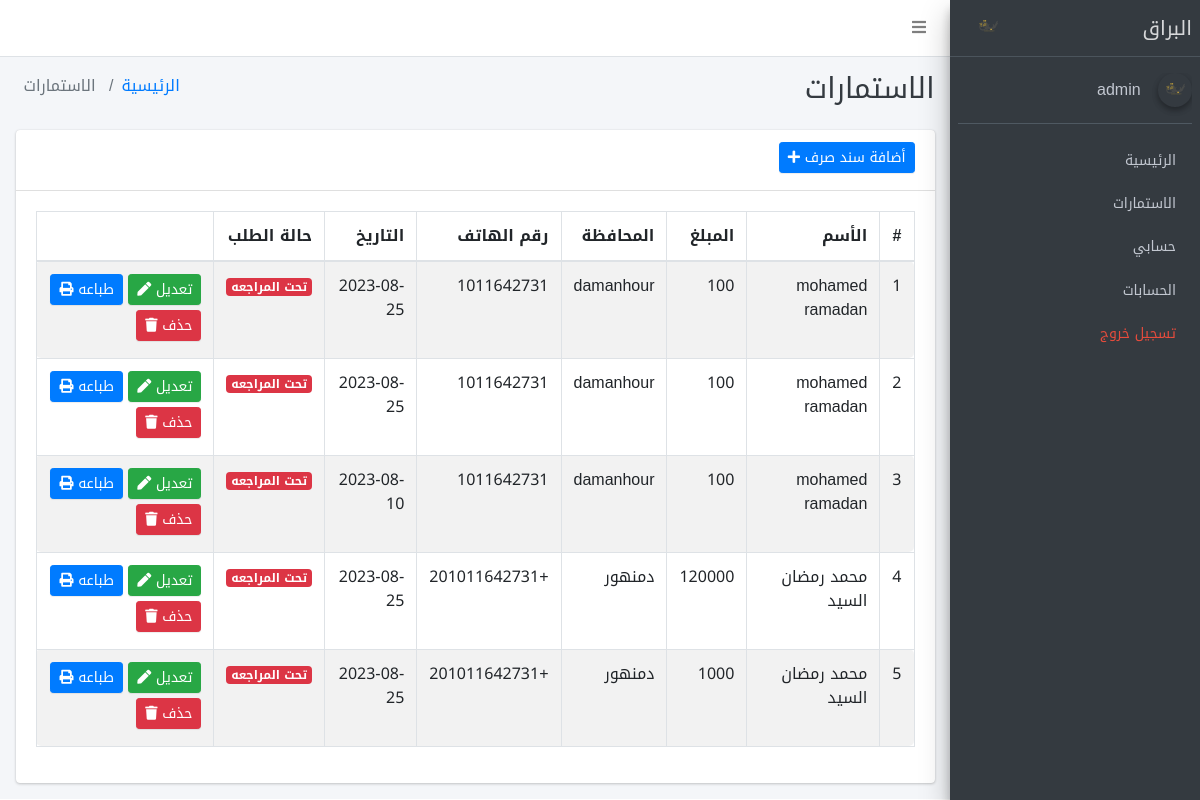
The page /admin/main.php?dir=requests&page=under_report (signed in) on the database its author committed.
### tables this page shows
CREATE TABLE `requests` (
  `id` int NOT NULL,
  `name` varchar(255) NOT NULL,
  `price_request` varchar(100) NOT NULL,
  `city` varchar(200) NOT NULL,
  `phone` varchar(100) NOT NULL,
  `request_order` varchar(200) NOT NULL,
  `status` int NOT NULL DEFAULT '0'
);

### admin/requests/under_report.php (the view, shortened to what this page needs)
<section class="content-header">
    <div class="container-fluid">
        <div class="row mb-2">
            <div class="col-sm-6">
                <h1 class="m-0 text-dark"> الاستمارات </h1>
            </div>
            <div class="col-sm-6">
                <ol class="breadcrumb float-sm-left">
                    <li class="breadcrumb-item"><a href="main.php?dir=dashboard&page=dashboard">الرئيسية</a></li>
                    <li class="breadcrumb-item active"> الاستمارات </li>
                </ol>
            </div>
        </div>
    </div>
</section>
<section class="content">
    <div class="container-fluid">
        <div class="row">
            <div class="col-12">
                <div class="card">
                    <div class="card-header">
                        <button type="button" class="btn btn-primary waves-effect btn-sm" data-toggle="modal" data-target="#add-Modal"> أضافة سند صرف <i class="fa fa-plus"></i> </button>
                    </div>
                    <div class="card-body">
                        <div class="table-responsive">
                            <table id="my_table" class="table table-striped table-bordered">
                                <thead>
                                    <tr>
                                        <th> # </th>
                                        <th>الأسم </th>
                                        <th> المبلغ </th>
                                        <th> المحافظة </th>
                                        <th> رقم الهاتف </th>
                                        <th> التاريخ </th>
                                        <th> حالة الطلب </th>
                                        <th> </th>
                                    </tr>
                                </thead>
                                <tbody>
                                    <?php
                                    $stmt = $connect->prepare("SELECT * FROM requests WHERE status = 0 ORDER BY id DESC");
                                    $stmt->execute();
                                    $allrecord = $stmt->fetchAll();
                                    $i = 0;
                                    foreach ($allrecord as $record) {
                                        $i++;
                                    ?>
                                        <tr>
                                            <td> <?php echo $i; ?> </td>
                                            <td> <?php echo  $record['name']; ?> </td>
                                            <td> <?php echo  $record['price_request']; ?> </td>
                                            <td> <?php echo  $record['city']; ?> </td>
                                            <td> <?php echo  $record['phone']; ?> </td>
                                            <td> <?php echo  $record['request_order']; ?> </td>
                                            <td> <?php
                                                    if ($record['status'] == 0) {
                                                    ?>
                                                    <span class="badge badge-danger"> تحت المراجعه </span>
                                                <?php
                                                    } else {
                                                ?>
                                                    <span class="badge badge-success"> تم الطلب </span>
                                                <?php
                                                    } ?>
                                            </td>
                                            <td>
                                                <button type="button" class="btn btn-success btn-sm waves-effect" data-toggle="modal" data-target="#edit-Modal_<?php echo $record['id']; ?>"> تعديل   <i class='fa fa-pen'></i> </button>
                                                <a href="main.php?dir=requests&page=print&request_id=<?php echo $record['id']; ?>" class="btn btn-primary btn-sm"> طباعه <i class='fa fa-print'></i> </a>
                                                <a href="main.php?dir=requests&page=delete&request_id=<?php echo $record['id']; ?>" class="confirm btn btn-danger btn-sm"> حذف <i class='fa fa-trash'></i> </a>
                                            </td>
                                        </tr>
                                    <?php
                                    }
                                    ?>
                            </table>
                        </div>
                    </div>
                </div>
            </div>
        </div>
    </div>
</section>

### rows shown on the page
requests: name "mohamed ramadan", price_request "100", city "damanhour", phone "1011642731", request_order "2023-08-25", status "تحت المراجعه"
requests: name "mohamed ramadan", price_request "100", city "damanhour", phone "1011642731", request_order "2023-08-25", status "تحت المراجعه"
requests: name "mohamed ramadan", price_request "100", city "damanhour", phone "1011642731", request_order "2023-08-10", status "تحت المراجعه"
requests: name "محمد رمضان السيد", price_request "120000", city "دمنهور", phone "+201011642731", request_order "2023-08-25", status "تحت المراجعه"
requests: name "محمد رمضان السيد", price_request "1000", city "دمنهور", phone "+201011642731", request_order "2023-08-25", status "تحت المراجعه"

### other values the page prints
$_SESSION['admin_username'] "admin"
